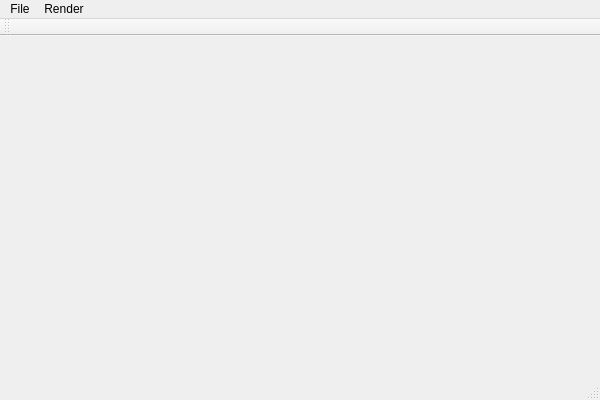
<?xml version="1.0" encoding="UTF-8"?>
<ui version="4.0">
 <class>MapEditorD3DClass</class>
 <widget class="QMainWindow" name="MapEditorD3DClass">
  <property name="geometry">
   <rect>
    <x>0</x>
    <y>0</y>
    <width>600</width>
    <height>400</height>
   </rect>
  </property>
  <property name="windowTitle">
   <string>MapEditorD3D</string>
  </property>
  <widget class="QWidget" name="centralWidget"/>
  <widget class="QMenuBar" name="menuBar">
   <property name="geometry">
    <rect>
     <x>0</x>
     <y>0</y>
     <width>600</width>
     <height>17</height>
    </rect>
   </property>
   <widget class="QMenu" name="menuRender">
    <property name="title">
     <string>Render</string>
    </property>
    <widget class="QMenu" name="menuRenderMode">
     <property name="title">
      <string>Render Mode</string>
     </property>
     <addaction name="actionSolid"/>
     <addaction name="actionWire"/>
    </widget>
    <addaction name="menuRenderMode"/>
   </widget>
   <widget class="QMenu" name="menuFile">
    <property name="title">
     <string>File</string>
    </property>
    <widget class="QMenu" name="menuImport">
     <property name="title">
      <string>Import</string>
     </property>
     <addaction name="actionImportHeightmap"/>
    </widget>
    <addaction name="menuImport"/>
   </widget>
   <addaction name="menuFile"/>
   <addaction name="menuRender"/>
  </widget>
  <widget class="QToolBar" name="mainToolBar">
   <attribute name="toolBarArea">
    <enum>TopToolBarArea</enum>
   </attribute>
   <attribute name="toolBarBreak">
    <bool>false</bool>
   </attribute>
  </widget>
  <widget class="QStatusBar" name="statusBar"/>
  <action name="actionSolid">
   <property name="text">
    <string>Solid</string>
   </property>
  </action>
  <action name="actionWire">
   <property name="text">
    <string>Wire</string>
   </property>
  </action>
  <action name="actionOepn">
   <property name="text">
    <string>Oepn</string>
   </property>
  </action>
  <action name="actionImportHeightmap">
   <property name="text">
    <string>Heightmap</string>
   </property>
  </action>
 </widget>
 <layoutdefault spacing="6" margin="11"/>
 <resources>
  <include location="mapeditord3d.qrc"/>
 </resources>
 <connections/>
</ui>
